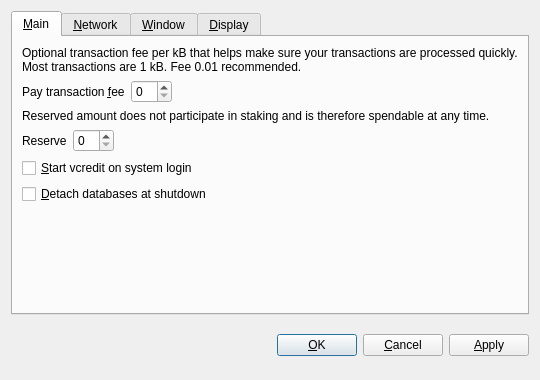
<?xml version="1.0" encoding="UTF-8"?>
<ui version="4.0">
 <class>OptionsDialog</class>
 <widget class="QDialog" name="OptionsDialog">
  <property name="geometry">
   <rect>
    <x>0</x>
    <y>0</y>
    <width>540</width>
    <height>380</height>
   </rect>
  </property>
  <property name="windowTitle">
   <string>Options</string>
  </property>
  <property name="modal">
   <bool>true</bool>
  </property>
  <layout class="QVBoxLayout" name="verticalLayout">
   <item>
    <widget class="QTabWidget" name="tabWidget">
     <property name="tabPosition">
      <enum>QTabWidget::North</enum>
     </property>
     <property name="currentIndex">
      <number>0</number>
     </property>
     <widget class="QWidget" name="tabMain">
      <attribute name="title">
       <string>&amp;Main</string>
      </attribute>
      <layout class="QVBoxLayout" name="verticalLayout_Main">
       <item>
        <widget class="QLabel" name="transactionFeeInfoLabel">
         <property name="text">
          <string>Optional transaction fee per kB that helps make sure your transactions are processed quickly. Most transactions are 1 kB. Fee 0.01 recommended.</string>
         </property>
         <property name="textFormat">
          <enum>Qt::PlainText</enum>
         </property>
         <property name="wordWrap">
          <bool>true</bool>
         </property>
        </widget>
       </item>
       <item>
        <layout class="QHBoxLayout" name="horizontalLayoutFee">
         <item>
          <widget class="QLabel" name="transactionFeeLabel">
           <property name="text">
            <string>Pay transaction &amp;fee</string>
           </property>
           <property name="textFormat">
            <enum>Qt::PlainText</enum>
           </property>
           <property name="buddy">
            <cstring>transactionFee</cstring>
           </property>
          </widget>
         </item>
         <item>
          <widget class="BitcoinAmountField" name="transactionFee"/>
         </item>
         <item>
          <spacer name="horizontalSpacerFee">
           <property name="orientation">
            <enum>Qt::Horizontal</enum>
           </property>
           <property name="sizeHint" stdset="0">
            <size>
             <width>40</width>
             <height>20</height>
            </size>
           </property>
          </spacer>
         </item>
        </layout>
       </item>
       <item>
        <widget class="QLabel" name="reserveBalanceInfoLabel">
         <property name="text">
          <string>Reserved amount does not participate in staking and is therefore spendable at any time.</string>
         </property>
         <property name="textFormat">
          <enum>Qt::PlainText</enum>
         </property>
         <property name="wordWrap">
          <bool>true</bool>
         </property>
        </widget>
       </item>
       <item>
        <layout class="QHBoxLayout" name="horizontalLayoutReserveBalance">
         <item>
          <widget class="QLabel" name="reserveBalanceLabel">
           <property name="text">
            <string>Reserve</string>
           </property>
           <property name="textFormat">
            <enum>Qt::PlainText</enum>
           </property>
           <property name="buddy">
            <cstring>reserveBalance</cstring>
           </property>
          </widget>
         </item>
         <item>
          <widget class="BitcoinAmountField" name="reserveBalance"/>
         </item>
         <item>
          <spacer name="horizontalSpacerReserveBalance">
           <property name="orientation">
            <enum>Qt::Horizontal</enum>
           </property>
           <property name="sizeHint" stdset="0">
            <size>
             <width>40</width>
             <height>20</height>
            </size>
           </property>
          </spacer>
         </item>
        </layout>
       </item>
       <item>
        <widget class="QCheckBox" name="bitcoinAtStartup">
         <property name="toolTip">
          <string>Automatically start vcredit after logging in to the system.</string>
         </property>
         <property name="text">
          <string>&amp;Start vcredit on system login</string>
         </property>
        </widget>
       </item>
       <item>
        <widget class="QCheckBox" name="detachDatabases">
         <property name="toolTip">
          <string>Detach block and address databases at shutdown. This means they can be moved to another data directory, but it slows down shutdown. The wallet is always detached.</string>
         </property>
         <property name="text">
          <string>&amp;Detach databases at shutdown</string>
         </property>
        </widget>
       </item>
       <item>
        <spacer name="verticalSpacer_Main">
         <property name="orientation">
          <enum>Qt::Vertical</enum>
         </property>
         <property name="sizeHint" stdset="0">
          <size>
           <width>20</width>
           <height>40</height>
          </size>
         </property>
        </spacer>
       </item>
      </layout>
     </widget>
     <widget class="QWidget" name="tabNetwork">
      <attribute name="title">
       <string>&amp;Network</string>
      </attribute>
      <layout class="QVBoxLayout" name="verticalLayout_Network">
       <item>
        <widget class="QCheckBox" name="mapPortUpnp">
         <property name="toolTip">
          <string>Automatically open the vcredit client port on the router. This only works when your router supports UPnP and it is enabled.</string>
         </property>
         <property name="text">
          <string>Map port using &amp;UPnP</string>
         </property>
        </widget>
       </item>
       <item>
        <widget class="QCheckBox" name="connectSocks">
         <property name="toolTip">
          <string>Connect to the vcredit network through a SOCKS proxy (e.g. when connecting through Tor).</string>
         </property>
         <property name="text">
          <string>&amp;Connect through SOCKS proxy:</string>
         </property>
        </widget>
       </item>
       <item>
        <layout class="QHBoxLayout" name="horizontalLayout_Network">
         <item>
          <widget class="QLabel" name="proxyIpLabel">
           <property name="text">
            <string>Proxy &amp;IP:</string>
           </property>
           <property name="textFormat">
            <enum>Qt::PlainText</enum>
           </property>
           <property name="buddy">
            <cstring>proxyIp</cstring>
           </property>
          </widget>
         </item>
         <item>
          <widget class="QValidatedLineEdit" name="proxyIp">
           <property name="maximumSize">
            <size>
             <width>140</width>
             <height>16777215</height>
            </size>
           </property>
           <property name="toolTip">
            <string>IP address of the proxy (e.g. 127.0.0.1)</string>
           </property>
          </widget>
         </item>
         <item>
          <widget class="QLabel" name="proxyPortLabel">
           <property name="text">
            <string>&amp;Port:</string>
           </property>
           <property name="textFormat">
            <enum>Qt::PlainText</enum>
           </property>
           <property name="buddy">
            <cstring>proxyPort</cstring>
           </property>
          </widget>
         </item>
         <item>
          <widget class="QLineEdit" name="proxyPort">
           <property name="maximumSize">
            <size>
             <width>55</width>
             <height>16777215</height>
            </size>
           </property>
           <property name="toolTip">
            <string>Port of the proxy (e.g. 9050)</string>
           </property>
          </widget>
         </item>
         <item>
          <widget class="QLabel" name="socksVersionLabel">
           <property name="text">
            <string>SOCKS &amp;Version:</string>
           </property>
           <property name="textFormat">
            <enum>Qt::PlainText</enum>
           </property>
           <property name="buddy">
            <cstring>socksVersion</cstring>
           </property>
          </widget>
         </item>
         <item>
          <widget class="QValueComboBox" name="socksVersion">
           <property name="toolTip">
            <string>SOCKS version of the proxy (e.g. 5)</string>
           </property>
          </widget>
         </item>
         <item>
          <spacer name="horizontalSpacer_Network">
           <property name="orientation">
            <enum>Qt::Horizontal</enum>
           </property>
           <property name="sizeHint" stdset="0">
            <size>
             <width>40</width>
             <height>20</height>
            </size>
           </property>
          </spacer>
         </item>
        </layout>
       </item>
       <item>
        <spacer name="verticalSpacer_Network">
         <property name="orientation">
          <enum>Qt::Vertical</enum>
         </property>
         <property name="sizeHint" stdset="0">
          <size>
           <width>20</width>
           <height>40</height>
          </size>
         </property>
        </spacer>
       </item>
      </layout>
     </widget>
     <widget class="QWidget" name="tabWindow">
      <attribute name="title">
       <string>&amp;Window</string>
      </attribute>
      <layout class="QVBoxLayout" name="verticalLayout_Window">
       <item>
        <widget class="QCheckBox" name="minimizeToTray">
         <property name="toolTip">
          <string>Show only a tray icon after minimizing the window.</string>
         </property>
         <property name="text">
          <string>&amp;Minimize to the tray instead of the taskbar</string>
         </property>
        </widget>
       </item>
       <item>
        <widget class="QCheckBox" name="minimizeOnClose">
         <property name="toolTip">
          <string>Minimize instead of exit the application when the window is closed. When this option is enabled, the application will be closed only after selecting Quit in the menu.</string>
         </property>
         <property name="text">
          <string>M&amp;inimize on close</string>
         </property>
        </widget>
       </item>
       <item>
        <spacer name="verticalSpacer_Window">
         <property name="orientation">
          <enum>Qt::Vertical</enum>
         </property>
         <property name="sizeHint" stdset="0">
          <size>
           <width>20</width>
           <height>40</height>
          </size>
         </property>
        </spacer>
       </item>
      </layout>
     </widget>
     <widget class="QWidget" name="tabDisplay">
      <attribute name="title">
       <string>&amp;Display</string>
      </attribute>
      <layout class="QVBoxLayout" name="verticalLayout_Display">
       <item>
        <layout class="QHBoxLayout" name="horizontalLayout_1_Display">
         <item>
          <widget class="QLabel" name="langLabel">
           <property name="text">
            <string>User Interface &amp;language:</string>
           </property>
           <property name="textFormat">
            <enum>Qt::PlainText</enum>
           </property>
           <property name="buddy">
            <cstring>lang</cstring>
           </property>
          </widget>
         </item>
         <item>
          <widget class="QValueComboBox" name="lang">
           <property name="toolTip">
            <string>The user interface language can be set here. This setting will take effect after restarting vcredit.</string>
           </property>
          </widget>
         </item>
        </layout>
       </item>
       <item>
        <layout class="QHBoxLayout" name="horizontalLayout_2_Display">
         <item>
          <widget class="QLabel" name="unitLabel">
           <property name="text">
            <string>&amp;Unit to show amounts in:</string>
           </property>
           <property name="textFormat">
            <enum>Qt::PlainText</enum>
           </property>
           <property name="buddy">
            <cstring>unit</cstring>
           </property>
          </widget>
         </item>
         <item>
          <widget class="QValueComboBox" name="unit">
           <property name="toolTip">
            <string>Choose the default subdivision unit to show in the interface and when sending coins.</string>
           </property>
          </widget>
         </item>
        </layout>
       </item>
       <item>
        <widget class="QCheckBox" name="displayAddresses">
         <property name="toolTip">
          <string>Whether to show vcredit addresses in the transaction list or not.</string>
         </property>
         <property name="text">
          <string>&amp;Display addresses in transaction list</string>
         </property>
        </widget>
       </item>
       <item>
        <widget class="QCheckBox" name="coinControlFeatures">
         <property name="toolTip">
          <string>Whether to show coin control features or not.</string>
         </property>
         <property name="text">
          <string>Display coin &amp;control features (experts only!)</string>
         </property>
        </widget>
       </item>
       <item>
        <spacer name="verticalSpacer_Display">
         <property name="orientation">
          <enum>Qt::Vertical</enum>
         </property>
         <property name="sizeHint" stdset="0">
          <size>
           <width>20</width>
           <height>40</height>
          </size>
         </property>
        </spacer>
       </item>
      </layout>
     </widget>
    </widget>
   </item>
   <item>
    <layout class="QHBoxLayout" name="horizontalLayout_Buttons">
     <item>
      <spacer name="horizontalSpacer_1">
       <property name="orientation">
        <enum>Qt::Horizontal</enum>
       </property>
       <property name="sizeHint" stdset="0">
        <size>
         <width>40</width>
         <height>48</height>
        </size>
       </property>
      </spacer>
     </item>
     <item>
      <widget class="QLabel" name="statusLabel">
       <property name="font">
        <font>
         <weight>75</weight>
         <bold>true</bold>
        </font>
       </property>
       <property name="text">
        <string/>
       </property>
       <property name="textFormat">
        <enum>Qt::PlainText</enum>
       </property>
       <property name="wordWrap">
        <bool>true</bool>
       </property>
      </widget>
     </item>
     <item>
      <spacer name="horizontalSpacer_2">
       <property name="orientation">
        <enum>Qt::Horizontal</enum>
       </property>
       <property name="sizeHint" stdset="0">
        <size>
         <width>40</width>
         <height>48</height>
        </size>
       </property>
      </spacer>
     </item>
     <item>
      <widget class="QPushButton" name="okButton">
       <property name="text">
        <string>&amp;OK</string>
       </property>
      </widget>
     </item>
     <item>
      <widget class="QPushButton" name="cancelButton">
       <property name="text">
        <string>&amp;Cancel</string>
       </property>
       <property name="autoDefault">
        <bool>false</bool>
       </property>
      </widget>
     </item>
     <item>
      <widget class="QPushButton" name="applyButton">
       <property name="text">
        <string>&amp;Apply</string>
       </property>
       <property name="autoDefault">
        <bool>false</bool>
       </property>
      </widget>
     </item>
    </layout>
   </item>
  </layout>
 </widget>
 <customwidgets>
  <customwidget>
   <class>BitcoinAmountField</class>
   <extends>QSpinBox</extends>
   <header>bitcoinamountfield.h</header>
  </customwidget>
  <customwidget>
   <class>QValueComboBox</class>
   <extends>QComboBox</extends>
   <header>qvaluecombobox.h</header>
  </customwidget>
  <customwidget>
   <class>QValidatedLineEdit</class>
   <extends>QLineEdit</extends>
   <header>qvalidatedlineedit.h</header>
  </customwidget>
 </customwidgets>
 <resources/>
 <connections/>
</ui>
